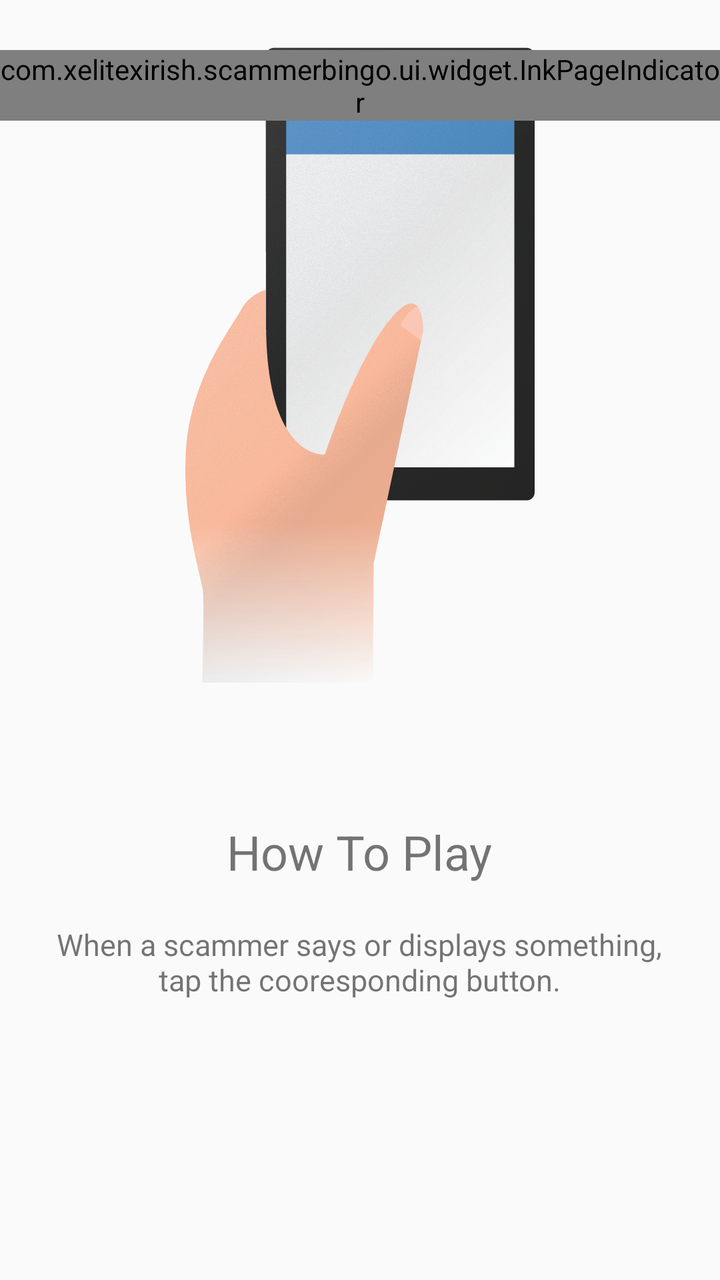
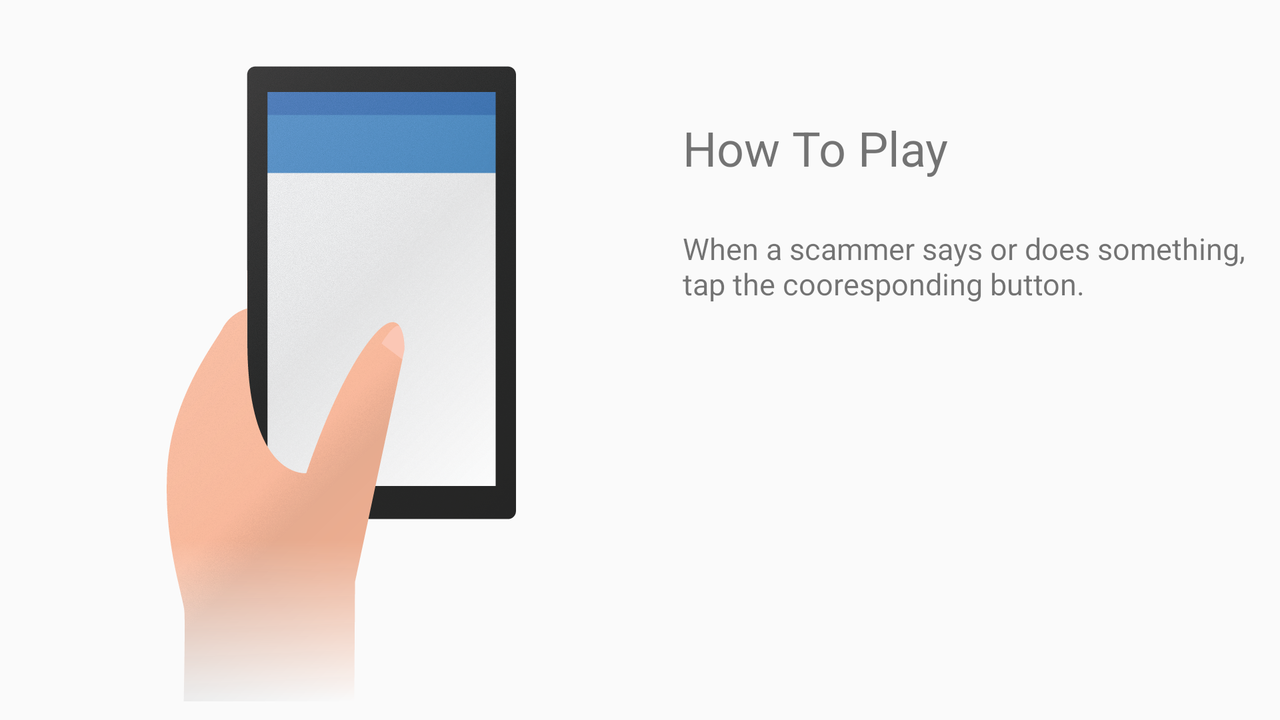

Compare how this app lays out the same screen by default and in its alternative resource folder. The renders come first, then the two layout files and the values they reference.
<!-- AndroidManifest.xml: application theme AppTheme -->
<!-- res/layout/fragment_intro_third_page.xml -->
<FrameLayout xmlns:android="http://schemas.android.com/apk/res/android"
    android:layout_width="match_parent"
    android:layout_height="match_parent">

    <ImageView
        android:layout_width="match_parent"
        android:layout_height="wrap_content"
        android:src="@drawable/intro_how_to" />

    <com.xelitexirish.scammerbingo.ui.widget.InkPageIndicator
        android:layout_width="match_parent"
        android:layout_height="wrap_content"
        android:layout_marginTop="25dp" />

    <LinearLayout
        android:layout_width="wrap_content"
        android:layout_height="wrap_content"
        android:layout_gravity="bottom|center_horizontal"
        android:orientation="vertical"
        android:layout_marginBottom="140dp">

        <TextView
            android:layout_width="wrap_content"
            android:layout_height="wrap_content"
            android:layout_gravity="center_horizontal"
            android:text="How To Play"
            android:textSize="24sp" />

        <TextView
            android:layout_width="wrap_content"
            android:layout_height="wrap_content"
            android:layout_gravity="center_horizontal"
            android:layout_marginTop="20dp"
            android:text="When a scammer says or displays something,\ntap the cooresponding button."
            android:textAlignment="center"
            android:textSize="15sp" />

    </LinearLayout>

</FrameLayout>
<!-- resources referenced by this layout -->
<resources>
  <!-- drawable intro_how_to: png bitmap (drawable-nodpi, 446202 bytes) -->
  <!-- from res/values-v23/ -->
  <style name="AppTheme" parent="Theme.AppCompat.Light">
          <item name="android:statusBarColor">#0A000000</item>
          <item name="android:windowLightStatusBar">true</item>
          <item name="colorPrimary">@color/colorPrimary</item>
          <item name="colorPrimaryDark">@color/colorPrimaryDark</item>
          <item name="colorAccent">@color/colorAccent</item>
          <item name="drawerArrowStyle">@style/Widget.AppTheme.DrawerArrowToggle</item>
      </style>
  <color name="colorPrimary">#F9F9F9</color>
  <color name="colorPrimaryDark">#EAEAEA</color>
  <color name="colorAccent">#40C4FF</color>
  <style name="Widget.AppTheme.DrawerArrowToggle" parent="Widget.AppCompat.DrawerArrowToggle">
          <item name="color">?colorControlNormal</item>
      </style>
</resources>
<!-- res/layout-land/fragment_intro_third_page.xml (the repository's variant of the layout above) -->
<!-- drawn on the phone turned sideways -->
<RelativeLayout xmlns:android="http://schemas.android.com/apk/res/android"
    android:layout_width="match_parent"
    android:layout_height="match_parent"
    android:fitsSystemWindows="true">

    <ImageView
        android:id="@+id/imageView"
        android:layout_width="wrap_content"
        android:layout_height="match_parent"
        android:cropToPadding="false"
        android:src="@drawable/intro_how_to" />

    <Space
        android:id="@+id/space"
        android:layout_width="wrap_content"
        android:layout_height="56dp"
        android:layout_centerVertical="true"
        android:layout_toEndOf="@+id/imageView"
        android:layout_toRightOf="@+id/imageView" />

    <LinearLayout
        android:id="@+id/linearLayout"
        android:layout_width="wrap_content"
        android:layout_height="wrap_content"
        android:layout_above="@+id/space"
        android:layout_toEndOf="@+id/imageView"
        android:layout_toRightOf="@+id/imageView"
        android:orientation="vertical">

        <TextView
            android:layout_width="wrap_content"
            android:layout_height="wrap_content"
            android:lineSpacingExtra="32dp"
            android:text="How To Play"
            android:textSize="24sp" />

        <TextView
            android:layout_width="wrap_content"
            android:layout_height="wrap_content"
            android:layout_marginTop="24dp"
            android:text="When a scammer says or does something,\ntap the cooresponding button."
            android:textSize="15sp" />

    </LinearLayout>

</RelativeLayout>
